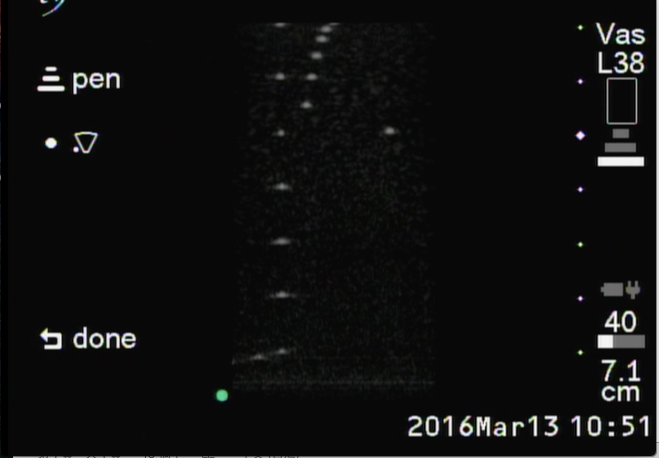
%> input picture screenshot/exp1_1_2lighter_025_pen.bmp, 659 x 458 px
$ octave test.m   (GNU Octave 9; MATLAB toolbox functions it lacks are replaced by stand-ins)
%> lines starting %> are read from the running program, lines starting %| are printed output that depends on the picture
clear all
DR=60;
OriIm = imread('../screenshot/exp1_1_2lighter_025_pen.bmp');
%> OriIm is the input picture: size 458x659x3 uint8; mean R, G, B 15.4, 15.5, 15.4

%ColorIm=double(OriIm);
ColorIm=OriIm;
GrayIm= rgb2gray(OriIm);

choppedColorIm = ColorIm([90: 140], [260: 320], [1: 3]);
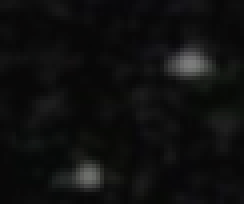
%> choppedColorIm: size 51x61x3 uint8 (shown 4 times larger); mean R, G, B 15.3, 15.6, 15.3
choppedGrayIm=GrayIm([90: 140], [260: 320]);


figure
image(OriIm)
title('original image')

figure
image(choppedColorIm)
title('chopped image')

figure
image(choppedGrayIm)
title('gray level image')
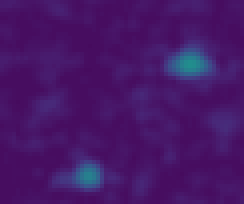
%> displayed picture: size 51x61x3, on the screen's scale of 0 to 255 (shown 4 times larger); mean R, G, B 70.7, 22.8, 103.9

choppedGrayImDouble=double(choppedGrayIm);
min_of_GrayIm=min(min(choppedGrayImDouble));
%> min_of_GrayIm = 7
Nor_GrayIm= choppedGrayImDouble-min_of_GrayIm;
ratioGrayImDouble=Nor_GrayIm/max(max(choppedGrayImDouble));
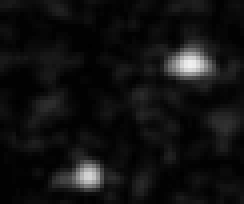
%> ratioGrayImDouble: size 51x61 double (shown 4 times larger); min 0, max 0.944, mean 0.0677
dbImDouble=ratioGrayImDouble*DR;

% show B-mode image
figure
image(dbImDouble)
colormap(gray(DR))
axis image
colorbar
title('B-mode image, dynamic range = 50dB')

%%%PSF

LateraldbIm= max(dbImDouble) - max(max(dbImDouble));
%> LateraldbIm = 61 values, max 0 at index 48, min -52.32 at index 6, mean -37.73
figure
plot(LateraldbIm)
title('Lateral projection')
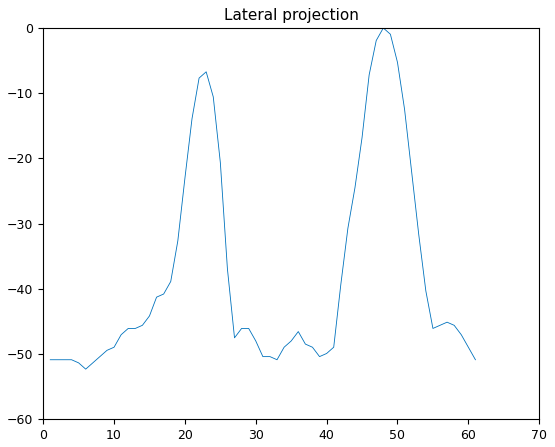
%> figure redrawn from the program's plot data; curve peaks at x = 48, y = 0

dbImDoubleTranspose=transpose(dbImDouble);
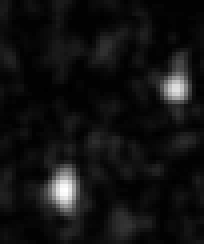
%> dbImDoubleTranspose: size 61x51 double (shown 4 times larger); min 0, max 56.64, mean 4.1; mean of the top-left, top-right, bottom-left and bottom-right quarters 2.1, 4.7, 6.4, 3; drawn with min black and max white

VerticaldbIm= max(dbImDoubleTranspose) - max(max(dbImDoubleTranspose));
%> VerticaldbIm = 51 values, max 0 at index 17, min -52.8 at index 5, mean -38.96
figure
plot(VerticaldbIm)
title('Vertical projection')
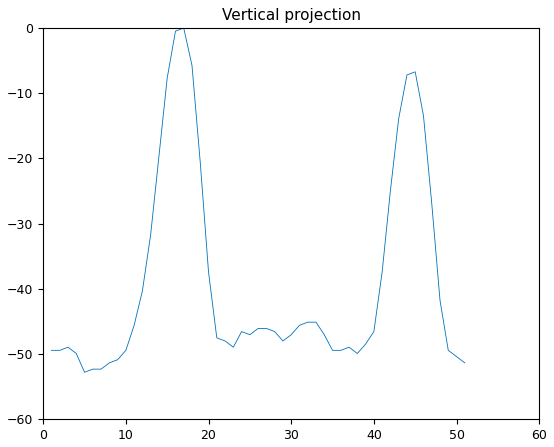
%> figure redrawn from the program's plot data; curve peaks at x = 17, y = 0

% interpolation
x = 1:length(VerticaldbIm);
%> x = 51 values from 1 to 51
xx = 1:0.01:length(VerticaldbIm);
%> xx = 5001 values from 1 to 51
InterpolatedVerticaldbIm = spline(x,VerticaldbIm,xx);
%> InterpolatedVerticaldbIm = 5001 values, max 0.522 at index 1557, min -52.94 at index 424, mean -38.73

% idx = find(VerticaldbIm >= -6 );
idx = find(InterpolatedVerticaldbIm >= -6 );
%> idx = 285 values from 1419 to 1703
leftBound = idx(1);
%> leftBound = 1419
index = 1;
Width6dBArr = [];
disp('vertical Width6dB:');
for i = 1:length(idx)
    if(i ~= length(idx))
        temp = idx(i + 1) - idx(i);
    end
    Width6dBArr(index) = idx(i) - leftBound;
    if(temp ~= 1)
        index = index + 1;
        leftBound = idx(i + 1);
    end
end
%> after the loop, index = 1

for i = 1: length(Width6dBArr)
    disp(Width6dBArr(i));
end
%> this loop made 1 pass
%| 284

% interpolation
x = 1:length(LateraldbIm);
%> x = 61 values from 1 to 61
xx = 1:0.01:length(LateraldbIm);
%> xx = 6001 values from 1 to 61
InterpolatedLateraldbIm = spline(x,LateraldbIm,xx);
%> InterpolatedLateraldbIm = 6001 values, max 0.0576 at index 4721, min -52.32 at index 502, mean -37.51

idx2 = find(InterpolatedLateraldbIm >= -6 );
%> idx2 = 396 values from 4518 to 4913
leftBound = idx2(1);
%> leftBound = 4518
index = 1;
Width6dBArr2 = [];
disp('lateral Width6dB:');
for i = 1:length(idx2)
    if(i ~= length(idx2))
        temp = idx2(i + 1) - idx2(i);
    end
    Width6dBArr2(index) = idx2(i) - leftBound;
    if(temp ~= 1)
        index = index + 1;
        leftBound = idx2(i + 1);
    end
end

for i = 1: length(Width6dBArr2)
    disp(Width6dBArr2(i));
end
%%%%%%%Speckle
% [25 lines of commented-out code are left out]
